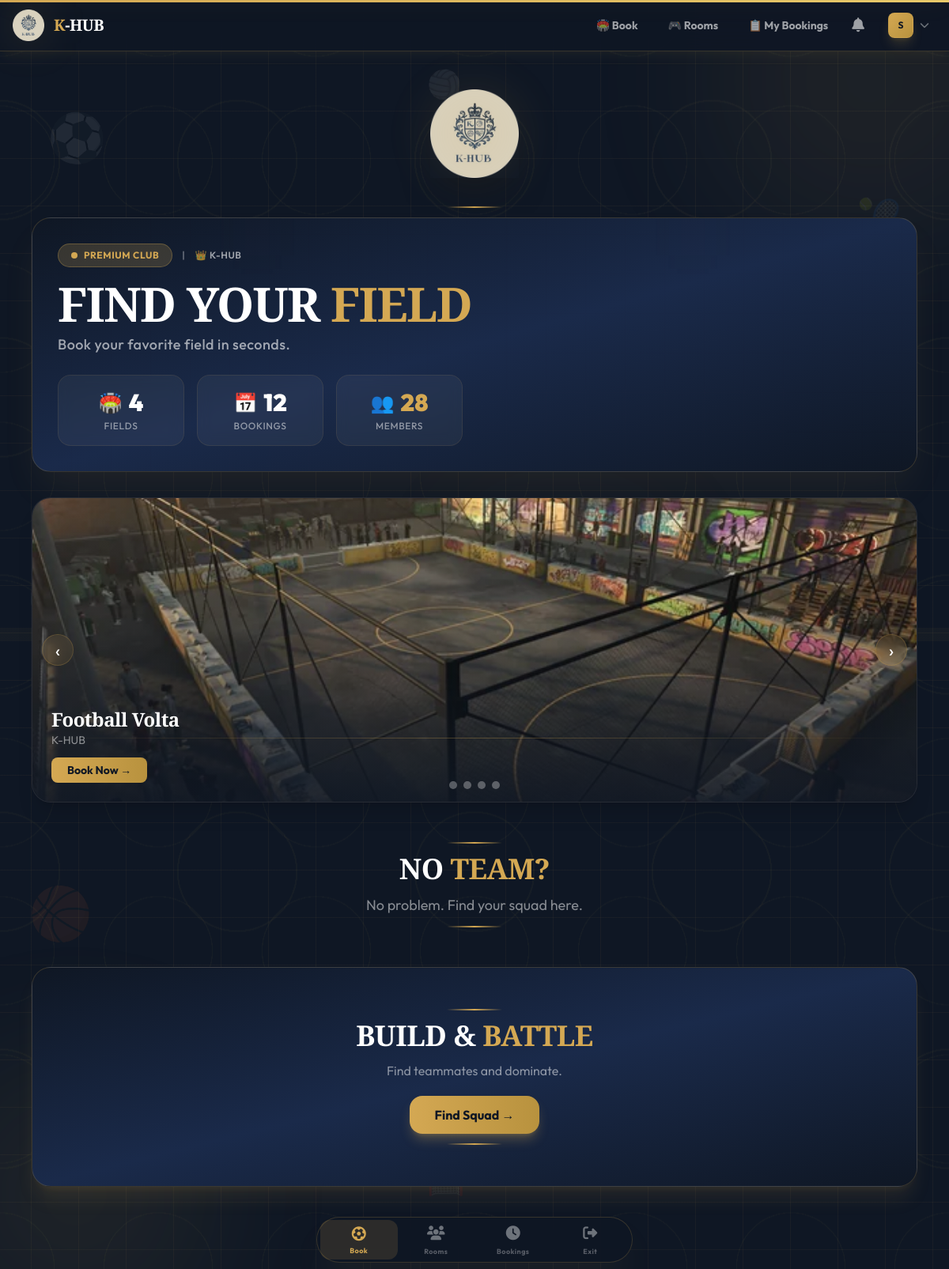
/booking/ (signed in), run on the app's committed database.
### accounts/models.py (models this page shows, shortened)
class User(AbstractBaseUser, PermissionsMixin):
    ROLE_CHOICES = [
        ('PLAYER', 'Player'),
        ('VENUE_OWNER', 'Venue Owner'),
        ('ADMIN', 'Admin'),
    ]
    email = models.EmailField(unique=True, db_index=True)
    username = models.CharField(max_length=50, unique=True, null=True, blank=True)
    role = models.CharField(max_length=20, choices=ROLE_CHOICES, default='PLAYER')
    is_active = models.BooleanField(default=True)
    is_staff = models.BooleanField(default=False)
    date_joined = models.DateTimeField(default=timezone.now)
    objects = UserManager()
    USERNAME_FIELD = 'email'
    REQUIRED_FIELDS = []
    class Meta:
        indexes = [
            models.Index(fields=['email']),
            models.Index(fields=['role']),
        ]
    @property
    def is_player(self):
        return self.role == 'PLAYER'

### venues/models.py (models this page shows, shortened)
class Field(models.Model):
    venue = models.ForeignKey(Venue, on_delete=models.CASCADE, related_name='fields')
    name = models.CharField(max_length=200)
    sport_type = models.CharField(max_length=20, choices=Venue.SPORT_CHOICES)
    description = models.TextField(blank=True)
    price_per_hour = models.DecimalField(max_digits=10, decimal_places=2, validators=[MinValueValidator(0)])
    is_active = models.BooleanField(default=True)
    image = models.ImageField(upload_to='field_images/', null=True, blank=True)
    created_at = models.DateTimeField(auto_now_add=True)
    class Meta:
        indexes = [
            models.Index(fields=['venue', 'is_active']),
            models.Index(fields=['sport_type']),
        ]

class Venue(models.Model):
    SPORT_CHOICES = [
        ('FOOTBALL', 'Football'),
        ('CRICKET', 'Cricket'),
        ('BASKETBALL', 'Basketball'),
        ('TENNIS', 'Tennis'),
        ('PADEL', 'Padel'),
        ('BADMINTON', 'Badminton'),
        ('VOLLEYBALL', 'Volleyball'),
        ('MULTI', 'Multi-Sport'),
    ]
    owner = models.ForeignKey(settings.AUTH_USER_MODEL, on_delete=models.CASCADE, related_name='venues')
    name = models.CharField(max_length=200)
    address = models.TextField()
    city = models.CharField(max_length=100)
    sport_type = models.CharField(max_length=20, choices=SPORT_CHOICES)
    description = models.TextField(blank=True)
    logo = models.ImageField(upload_to='venue_logos/', null=True, blank=True)
    brand_color = models.CharField(max_length=7, default='#0066FF')
    brand_name = models.CharField(max_length=200, blank=True)
    created_at = models.DateTimeField(auto_now_add=True)

### booking/views.py (the view)
# urls.py: path('', views.browse_fields, name='browse'),
@player_required
def browse_fields(request):
    sport_type = request.GET.get('sport_type', '')
    city = request.GET.get('city', '')
    date_val = request.GET.get('date', '')
    fields = Field.objects.filter(is_active=True)
    if sport_type:
        fields = fields.filter(sport_type=sport_type)
    if city:
        fields = fields.filter(venue__city__icontains=city)
    total_fields = fields.count()
    total_bookings = Booking.objects.filter(field__in=fields, status='CONFIRMED').count()
    total_players = Booking.objects.filter(field__in=fields, status='CONFIRMED').values('player').distinct().count()
    return render(request, 'booking/field_browse.html', {
        'fields': fields,
        'sport_type': sport_type,
        'city': city,
        'date': date_val,
        'total_fields': total_fields,
        'total_bookings': total_bookings,
        'total_players': total_players,
    })

### booking/templates/booking/field_browse.html (shortened to what this page needs)
{% extends 'base.html' %}
{% load static %}
{% block content %}
<div class="animate-fade-up max-w-6xl mx-auto px-4">
    <div class="rounded-3xl bg-gradient-to-br from-[#0f1724] via-[#1A2A4A] to-[#0f1724] p-8 mb-8 relative overflow-hidden border border-[#D4A853]/20 shadow-2xl shadow-[#D4A853]/10">
        <div class="absolute inset-0 opacity-5">
            <div class="absolute inset-0" style="background-image:
                repeating-linear-gradient(0deg, transparent, transparent 49px, rgba(212,168,83,0.1) 49px, rgba(212,168,83,0.1) 50px),
                repeating-linear-gradient(90deg, transparent, transparent 49px, rgba(212,168,83,0.1) 49px, rgba(212,168,83,0.1) 50px);
            "></div>
        </div>
        <div class="absolute top-0 left-1/4 w-2 h-12 bg-[#D4A853]/10 blur-xl"></div>
        <div class="absolute top-0 right-1/4 w-2 h-12 bg-[#D4A853]/10 blur-xl"></div>
        <div class="relative z-10">
            <div class="flex items-center gap-3 mb-4">
                <span class="px-4 py-1.5 bg-[#D4A853]/20 border border-[#D4A853]/30 rounded-full text-[#D4A853] text-xs font-bold tracking-wider uppercase flex items-center gap-2">
                    <span class="w-2 h-2 rounded-full bg-[#D4A853] animate-pulse"></span>
                    Premium Club
                </span>
                <span class="text-white/40 text-xs font-semibold tracking-wider">|</span>
                <span class="text-white/60 text-xs font-semibold tracking-wider">👑 K-HUB</span>
            </div>
            <h1 class="text-5xl md:text-6xl font-black tracking-tight text-white leading-tight">
                FIND YOUR
                <span class="text-[#D4A853] block md:inline">FIELD</span>
            </h1>
            <p class="text-white/60 text-lg mt-2 font-medium tracking-wide">
                Book your favorite field in seconds.
            </p>
            <div class="mt-6 grid grid-cols-3 gap-4 max-w-lg">
                <div class="bg-white/5 backdrop-blur border border-[#D4A853]/10 rounded-2xl p-4 text-center hover:bg-white/10 transition">
                    <div class="flex items-center justify-center gap-2">
                        <span class="text-2xl">🏟️</span>
                        <p class="text-3xl font-black text-white">{{ total_fields|default:"4" }}</p>
                    </div>
                    <p class="text-xs text-white/50 font-medium tracking-wider uppercase mt-1">Fields</p>
                </div>
                <div class="bg-white/5 backdrop-blur border border-[#D4A853]/10 rounded-2xl p-4 text-center hover:bg-white/10 transition">
                    <div class="flex items-center justify-center gap-2">
                        <span class="text-2xl">📅</span>
                        <p class="text-3xl font-black text-white">{{ total_bookings|default:"12" }}</p>
                    </div>
                    <p class="text-xs text-white/50 font-medium tracking-wider uppercase mt-1">Bookings</p>
                </div>
                <div class="bg-white/5 backdrop-blur border border-[#D4A853]/10 rounded-2xl p-4 text-center hover:bg-white/10 transition">
                    <div class="flex items-center justify-center gap-2">
                        <span class="text-2xl">👥</span>
                        <p class="text-3xl font-black text-[#D4A853]">{{ total_players|default:"28" }}</p>
                    </div>
                    <p class="text-xs text-white/50 font-medium tracking-wider uppercase mt-1">Members</p>
                </div>
            </div>
        </div>
    </div>
    <div class="relative mb-8 overflow-hidden rounded-3xl bg-[#162035]/80 backdrop-blur border border-[#D4A853]/10 shadow-xl">
        <div id="slider" class="flex transition-transform duration-500 ease-in-out">
            {% for field in fields|slice:":6" %}
                <div class="min-w-full relative h-80 md:h-96 flex-shrink-0">
                    {% if field.image %}
                        <img src="{{ field.image.url }}" alt="{{ field.name }}" class="w-full h-full object-cover">
                    {% elif field.sport_type == 'FOOTBALL' %}
                        <img src="{% static 'img/fields/volta.webp' %}" alt="Football" class="w-full h-full object-cover">
                    {% elif field.sport_type == 'PADEL' %}
                        <img src="{% static 'img/fields/20220522_Campo_padel_MONDO_superficie.jpg' %}" alt="Padel" class="w-full h-full object-cover">
                    {% elif field.sport_type == 'BASKETBALL' %}
                        <img src="{% static 'img/fields/panoramic-ملاعب-بادبول.webp' %}" alt="Basketball" class="w-full h-full object-cover">
                    {% elif field.sport_type == 'TENNIS' %}
                        <img src="{% static 'img/fields/tennis.jpg' %}" alt="Tennis" class="w-full h-full object-cover">
                    {% elif field.sport_type == 'CRICKET' %}
                        <img src="{% static 'img/fields/cricket.jpg' %}" alt="Cricket" class="w-full h-full object-cover">
                    {% elif field.sport_type == 'VOLLEYBALL' %}
                        <img src="{% static 'img/fields/volleyball.jpg' %}" alt="Volleyball" class="w-full h-full object-cover">
                    {% endif %}
                    <div class="absolute inset-0 bg-gradient-to-t from-[#0f1724]/90 via-[#0f1724]/30 to-transparent"></div>
                    <div class="absolute bottom-20 left-0 right-0 h-px bg-gradient-to-r from-transparent via-[#D4A853]/30 to-transparent"></div>
                    <div class="absolute bottom-0 left-0 right-0 p-6 text-white">
                        <h2 class="text-2xl font-bold">{{ field.name }}</h2>
                        <p class="text-white/50 text-sm">{{ field.venue.name }}</p>
                        <div class="flex items-center gap-4 mt-3">
                            <a href="{% url 'booking:field_detail' field.id %}"
                               class="bg-gradient-to-r from-[#D4A853] to-[#B8923E] text-[#0f1724] px-5 py-1.5 rounded-lg text-sm font-bold hover:shadow-lg hover:shadow-[#D4A853]/20 transition">
                                Book Now →
                            </a>
                        </div>
                    </div>
                </div>
            {% empty %}
                <div class="min-w-full h-80 flex items-center justify-center bg-[#0f1724]">
                    <p class="text-white/40">No fields available</p>
                </div>
            {% endfor %}
        </div>
        {% if fields|length > 1 %}
            <button id="prevBtn" class="absolute left-3 top-1/2 -translate-y-1/2 w-10 h-10 rounded-full bg-[#D4A853]/10 backdrop-blur hover:bg-[#D4A853]/20 border border-[#D4A853]/20 text-white flex items-center justify-center text-2xl transition z-10 hover:scale-110">
                ‹
            </button>
            <button id="nextBtn" class="absolute right-3 top-1/2 -translate-y-1/2 w-10 h-10 rounded-full bg-[#D4A853]/10 backdrop-blur hover:bg-[#D4A853]/20 border border-[#D4A853]/20 text-white flex items-center justify-center text-2xl transition z-10 hover:scale-110">
                ›
            </button>
            <div class="absolute bottom-4 left-1/2 -translate-x-1/2 flex gap-2 z-10">
                {% for field in fields|slice:":6" %}
                    <button class="dot w-2.5 h-2.5 rounded-full bg-white/30 hover:bg-[#D4A853] transition {% if forloop.first %}bg-[#D4A853]{% endif %}" data-index="{{ forloop.counter0 }}"></button>
                {% endfor %}
            </div>
        {% endif %}
    </div>
    <div class="text-center" style="margin-bottom: 50px;margin-top: 50px;">
        <div class="gold-line-center"></div>
        <h2 class="text-4xl font-black text-white">
            NO <span class="text-[#D4A853]">TEAM?</span>
        </h2>
        <p class="text-white/50 mt-3 text-lg">No problem. Find your squad here.</p>
        <div class="gold-line-center"></div>
    </div>
    <div class="rounded-3xl bg-gradient-to-br from-[#0f1724] via-[#1A2A4A] to-[#0f1724] border border-[#D4A853]/20 shadow-xl shadow-[#D4A853]/10 p-10 text-center">
        <div class="gold-line-center"></div>
        <h2 class="text-4xl font-black text-white">
            BUILD & <span class="text-[#D4A853]">BATTLE</span>
        </h2>
        <p class="text-white/50 mt-3">Find teammates and dominate.</p>
        <a href="{% url 'teams:room_list' %}" class="inline-block bg-gradient-to-r from-[#D4A853] to-[#B8923E] hover:from-[#E8C96A] hover:to-[#C9A227] text-[#0f1724] rounded-2xl px-8 py-3 font-bold transition shadow-lg shadow-[#D4A853]/30 hover:shadow-[#D4A853]/50 hover:-translate-y-1 mt-5">
            Find Squad →
        </a>
        <div class="gold-line-center mt-4"></div>
    </div>
</div>
{% endblock %}

### templates/navbar.html (shortened to what this page needs)
{% load static %}
<nav class="hidden md:block bg-[#0f1724]/95 backdrop-blur-xl border-b border-[#D4A853]/20 sticky top-0 z-50 shadow-lg shadow-[#D4A853]/5">
    <div class="container mx-auto px-4 max-w-7xl">
        <div class="flex items-center justify-between h-16">
            <a href="/" class="flex items-center gap-3 transition hover:scale-105 duration-300">
                <div class="relative">
                    <img src="{% static 'img/logo.png' %}" alt="K-HUB" class="w-10 h-10  ">
                </div>
                <span class="text-xl font-black tracking-tight text-white" style="font-family: 'Cinzel', serif;">
                    <span class="text-[#D4A853]">K</span>-HUB
                </span>
            </a>
            {% if user.is_authenticated %}
            <div class="flex items-center gap-1">
                {% if user.is_player %}
                    <a href="{% url 'booking:browse_fields' %}" class="px-4 py-2 text-sm font-bold text-white/60 hover:text-[#D4A853] hover:bg-[#D4A853]/10 rounded-lg transition border border-transparent hover:border-[#D4A853]/20">
                        🏟️ Book
                    </a>
                    <a href="{% url 'teams:room_list' %}" class="px-4 py-2 text-sm font-bold text-white/60 hover:text-[#D4A853] hover:bg-[#D4A853]/10 rounded-lg transition border border-transparent hover:border-[#D4A853]/20">
                        🎮 Rooms
                    </a>
                    <a href="{% url 'booking:history' %}" class="px-4 py-2 text-sm font-bold text-white/60 hover:text-[#D4A853] hover:bg-[#D4A853]/10 rounded-lg transition border border-transparent hover:border-[#D4A853]/20">
                        📋 My Bookings
                    </a>
                {% endif %}
                <a href="{% url 'notifications:list' %}" class="relative p-2 text-white/60 hover:text-[#D4A853] transition border border-transparent hover:border-[#D4A853]/20 rounded-lg hover:bg-[#D4A853]/10">
                    <i class="fas fa-bell text-lg"></i>
                </a>
                <div class="relative ml-2">
                    <button onclick="document.getElementById('userDropdown').classList.toggle('hidden')" class="flex items-center gap-2 p-2 hover:bg-[#D4A853]/10 rounded-lg transition border border-transparent hover:border-[#D4A853]/20">
                        <div class="w-8 h-8 rounded-lg bg-gradient-to-br from-[#D4A853] to-[#B8923E] flex items-center justify-center text-[#0f1724] font-bold text-xs shadow-lg shadow-[#D4A853]/20 border border-[#D4A853]/30">
                            {{ user.username|first|upper }}
                        </div>
                        <i class="fas fa-chevron-down text-xs text-white/40"></i>
                    </button>
                </div>
            </div>
            {% endif %}
        </div>
    </div>
</nav>

### data on the page
User: username|first "S"
Field: name "Football Volta", venue.name "K-HUB"

### other printed values
{{ total_fields|default:"4" }} "4"
{{ total_bookings|default:"12" }} "12"
{{ total_players|default:"28" }} "28"
